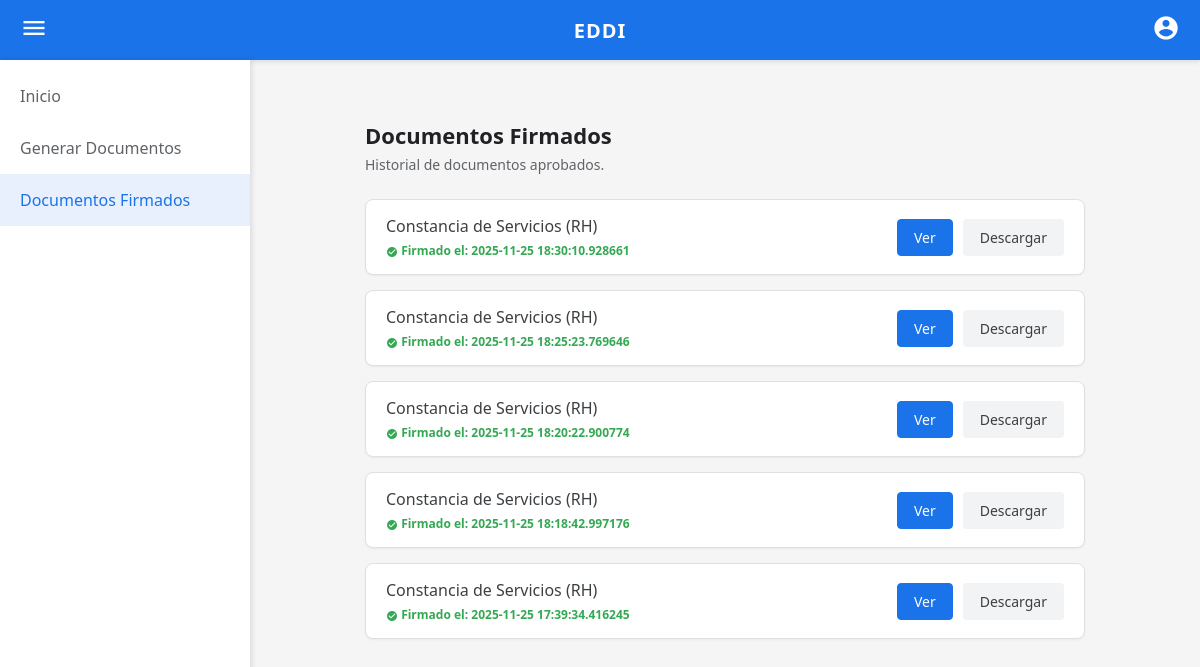
The page /documentos_firmados (signed in) on the database as committed earlier.
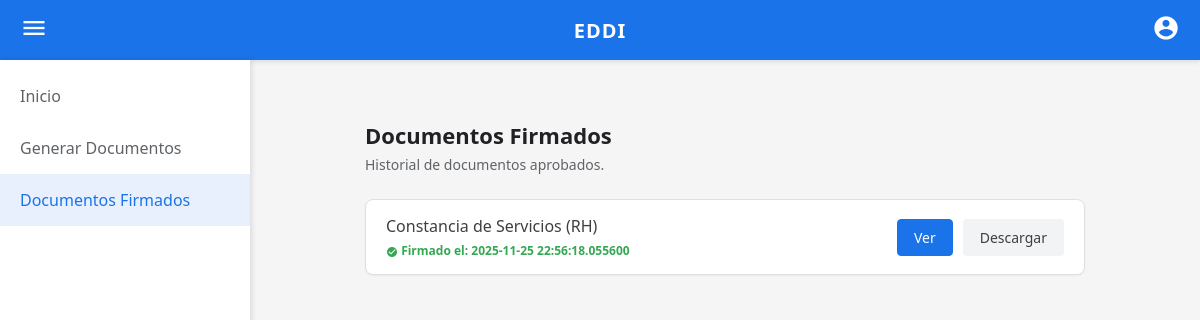
The same page on the database as committed later.
### tables this page shows
CREATE TABLE SolicitudesDocumentos (
    id_solicitud INTEGER PRIMARY KEY AUTOINCREMENT,
    id_docente_solicitante INTEGER NOT NULL,
    id_usuario_destinatario INTEGER NOT NULL,
    tipo_documento TEXT NOT NULL,
    estado TEXT DEFAULT 'Pendiente', 
    fecha_solicitud TEXT DEFAULT (date('now')),
    fecha_firma TEXT,
    motivo_rechazo TEXT,
    FOREIGN KEY (id_docente_solicitante) REFERENCES Docentes(id_docente),
    FOREIGN KEY (id_usuario_destinatario) REFERENCES Usuarios(id_usuario)
);

### app.py (the view)
@app.route('/documentos_firmados')
def documentos_firmados():
    if 'user_id' not in session: return redirect(url_for('login'))
    user_id = session['user_id']
    conn = get_db_connection()
    cursor = conn.cursor()
    query = """
        SELECT * FROM SolicitudesDocumentos
        WHERE id_docente_solicitante = ? AND estado = 'Firmado'
        ORDER BY fecha_firma DESC
    """
    cursor.execute(query, (user_id,))
    documentos = cursor.fetchall()
    conn.close()
    datos_docente = obtener_datos_docente_completo(user_id)
    return render_template('documentos_firmados.html', docente=datos_docente, documentos=documentos)

### app.py (called while the page is built)
def get_db_connection():
    base_dir = os.path.abspath(os.path.dirname(__file__))
    db_path = os.path.join(base_dir, 'EDDI.db')
    conn = sqlite3.connect(db_path)
    conn.row_factory = sqlite3.Row
    return conn

def obtener_datos_docente_completo(user_id):
    conn = get_db_connection()
    cursor = conn.cursor()
    query = """
        SELECT d.*, i.nombre_institucion, p.nombre_plaza, p.clave_presupuestal, dept.nombre AS departamento
        FROM Docentes d
        JOIN Instituciones i ON d.id_institucion = i.id_institucion
        JOIN Plazas p ON d.id_plaza = p.id_plaza
        JOIN Departamentos dept ON d.id_departamento = dept.id_departamento
        WHERE d.id_docente = ?
    """
    cursor.execute(query, (user_id,))
    datos = cursor.fetchone()
    conn.close()
    return datos

### templates/documentos_firmados.html (shortened to what this page needs)
<!DOCTYPE html>
<html lang="es">
<head>
    <link rel="stylesheet" href="{{ url_for('static', filename='dashboard.css') }}">
</head>
<body>
    <header class="main-header">
        <div class="icon-container" id="menu-toggle-btn"><span class="material-icons">menu</span></div>
        <div class="logo-text">EDDI</div>
        <div class="icon-container"><span class="material-icons">account_circle</span></div>
    </header>
    <div id="sidebar" class="sidebar show">
        <a href="{{ url_for('dashboard') }}" class="sidebar-link">Inicio</a>
        {% if session['rol'] == 'docente' %}
            <a href="{{ url_for('generar_documentos') }}" class="sidebar-link">Generar Documentos</a>
            <a href="{{ url_for('documentos_firmados') }}" class="sidebar-link active">Documentos Firmados</a>
        {% endif %}
    </div>
    <main class="main-content-fixed">
        <div class="docs-container">
            <h2>Documentos Firmados</h2>
            <p class="subtitle">Historial de documentos aprobados.</p>
            <div class="docs-list">
                {% if documentos %}
                    {% for doc in documentos %}
                    <div class="doc-item">
                        <div style="display:flex; flex-direction:column;">
                            <span class="doc-name">{% if doc.tipo_documento == 'constancia_rh' %}Constancia de Servicios (RH){% endif %}</span>
                            <span style="font-size: 12px; color: #34a853; margin-top: 5px; font-weight: bold;">
                                <span class="material-icons" style="font-size: 12px; vertical-align: middle;">check_circle</span>
                                Firmado el: {{ doc.fecha_firma }}
                            </span>
                        </div>
                        <div class="doc-buttons">
                            <a href="{{ url_for('ver_documento', tipo=doc.tipo_documento, id_solicitud=doc.id_solicitud) }}" target="_blank" class="btn-preview">Ver</a>
                            <a href="{{ url_for('descargar_documento', tipo=doc.tipo_documento, id_solicitud=doc.id_solicitud) }}" class="btn-download">Descargar</a>
                        </div>
                    </div>
                    {% endfor %}
                {% else %}
                    <div class="docs-list-placeholder"><p style="color: #666; font-style: italic;">Aún no tienes documentos firmados.</p></div>
                {% endif %}
            </div>
        </div>
    </main>
</body>
</html>

### static/dashboard.css (style rules this page uses)
* { margin: 0; padding: 0; box-sizing: border-box; font-family: 'Segoe UI', Roboto, Helvetica, Arial, sans-serif; }
body { background-color: #f5f5f5; display: flex; flex-direction: column; min-height: 100vh; }
.main-header { background-color: #1a73e8; color: white; height: 60px; display: flex; align-items: center; justify-content: space-between; padding: 0 20px; box-shadow: 0 2px 4px rgba(0,0,0,0.1); }
.logo-text { font-size: 20px; font-weight: bold; letter-spacing: 1px; }
.icon-container span { cursor: pointer; font-size: 28px; }
.sidebar { display: none; position: fixed; top: 60px; left: 0; width: 250px; height: calc(100vh - 60px); background-color: white; box-shadow: 2px 0 5px rgba(0,0,0,0.1); padding-top: 10px; z-index: 1000; }
.sidebar.show { display: block; }
.sidebar-link { display: block; padding: 15px 20px; text-decoration: none; font-size: 16px; color: #5f6368; font-weight: 500; }
.sidebar-link.active { color: #1a73e8; background-color: #e8f0fe; }
.docs-container { width: 100%; max-width: 900px; background-color: transparent; padding: 20px 40px; text-align: left; }
.docs-container h2 { color: #202124; font-size: 22px; font-weight: bold; margin-bottom: 5px; }
.subtitle { color: #5f6368; font-size: 14px; margin-bottom: 25px; }
.main-content-fixed { margin-left: 250px; width: calc(100% - 250px); display: flex; flex-direction: column; align-items: center; padding-top: 40px; }
.docs-container { width: 100%; max-width: 800px; text-align: left; }
.docs-list { display: flex; flex-direction: column; gap: 15px; margin-bottom: 30px; }
.doc-item { display: flex; justify-content: space-between; align-items: center; padding: 15px 20px; background-color: white; border: 1px solid #e0e0e0; border-radius: 8px; box-shadow: 0 1px 2px rgba(0,0,0,0.05); }
.doc-name { font-size: 16px; color: #3c4043; font-weight: 500; }
.doc-buttons { display: flex; gap: 10px; }
.btn-preview { background-color: #1a73e8; color: white; border: 1px solid #1a73e8; padding: 8px 16px; border-radius: 4px; font-size: 14px; font-weight: 500; cursor: pointer; text-decoration: none; transition: background-color 0.2s; }
.btn-download { background-color: #f1f3f4; color: #3c4043; border: 1px solid transparent; padding: 8px 16px; border-radius: 4px; font-size: 14px; font-weight: 500; cursor: pointer; text-decoration: none; transition: background-color 0.2s; }

Rows that differ between the two databases and show on the page:
removed SolicitudesDocumentos: tipo_documento "Constancia de Servicios (RH)", fecha_firma "2025-11-25 18:30:10.928661"
removed SolicitudesDocumentos: tipo_documento "Constancia de Servicios (RH)", fecha_firma "2025-11-25 18:25:23.769646"
removed SolicitudesDocumentos: tipo_documento "Constancia de Servicios (RH)", fecha_firma "2025-11-25 18:20:22.900774"
removed SolicitudesDocumentos: tipo_documento "Constancia de Servicios (RH)", fecha_firma "2025-11-25 18:18:42.997176"
changed SolicitudesDocumentos: fecha_firma "2025-11-25 17:39:34.416245" → "2025-11-25 22:56:18.055600"
